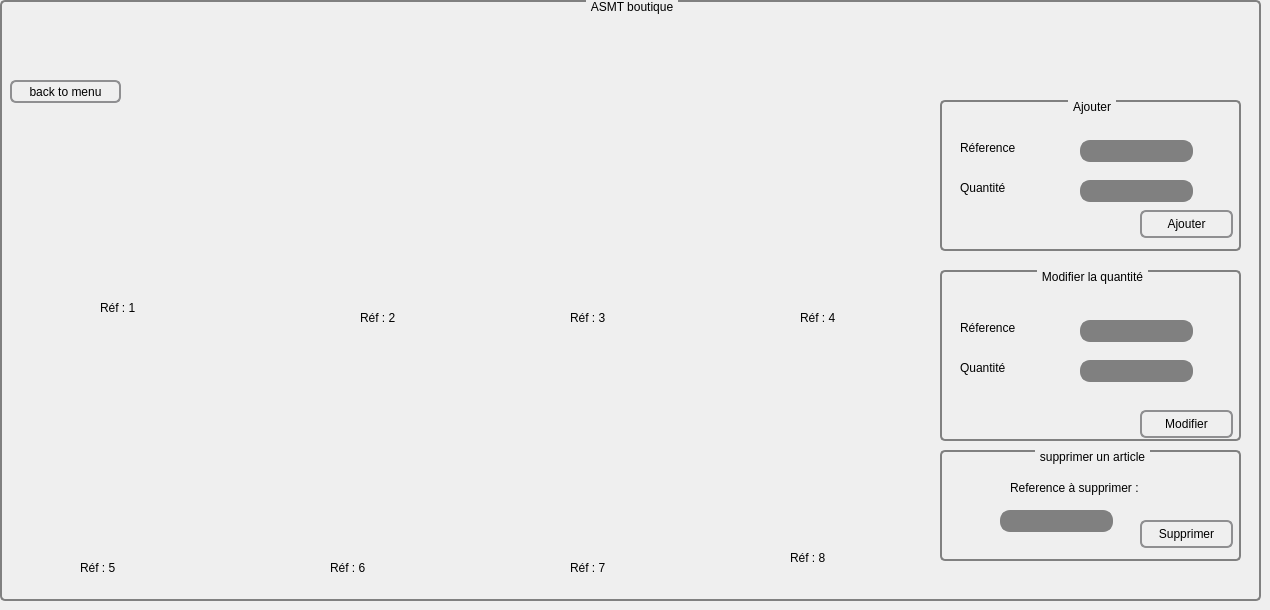
      <widget class="QWidget" name="tab_25">
       <attribute name="title">
        <string>References</string>
       </attribute>
       <widget class="QGroupBox" name="groupBox_25">
        <property name="geometry">
         <rect>
          <x>0</x>
          <y>0</y>
          <width>1261</width>
          <height>601</height>
         </rect>
        </property>
        <property name="styleSheet">
         <string notr="true">QGroupBox {

    background-color: qlineargradient(x1: 0, y1: 0, x2: 0, y2: 1,

                                      stop: 0 #E0E0E0, stop: 1 #FFFFFF);

    border: 2px solid gray;

    border-radius: 5px;

    margin-top: 1ex; /* leave space at the top for the title */

}



QGroupBox::title {

    subcontrol-origin: margin;

    subcontrol-position: top center; /* position at the top center */

    padding: 0 3px;

    background-color: qlineargradient(x1: 0, y1: 0, x2: 0, y2: 1,

                                      stop: 0 #FF0ECE, stop: 1 #FFFFFF);

}</string>
        </property>
        <property name="title">
         <string>ASMT boutique</string>
        </property>
        <widget class="QLabel" name="label_117">
         <property name="geometry">
          <rect>
           <x>10</x>
           <y>10</y>
           <width>81</width>
           <height>51</height>
          </rect>
         </property>
         <property name="styleSheet">
          <string notr="true">image: url(:/ASMT.png);</string>
         </property>
         <property name="text">
          <string/>
         </property>
        </widget>
        <widget class="QLabel" name="label_121">
         <property name="geometry">
          <rect>
           <x>-10</x>
           <y>370</y>
           <width>341</width>
           <height>211</height>
          </rect>
         </property>
         <property name="styleSheet">
          <string notr="true">image: url(:/botiqueTssawer/4.jpg);</string>
         </property>
         <property name="text">
          <string/>
         </property>
        </widget>
        <widget class="QLabel" name="label_118">
         <property name="geometry">
          <rect>
           <x>90</x>
           <y>70</y>
           <width>181</width>
           <height>261</height>
          </rect>
         </property>
         <property name="styleSheet">
          <string notr="true">image: url(:/botiqueTssawer/10.jpg);</string>
         </property>
         <property name="text">
          <string/>
         </property>
        </widget>
        <widget class="QLabel" name="label_119">
         <property name="geometry">
          <rect>
           <x>320</x>
           <y>110</y>
           <width>231</width>
           <height>181</height>
          </rect>
         </property>
         <property name="styleSheet">
          <string notr="true">image: url(:/botiqueTssawer/8.jpg);</string>
         </property>
         <property name="text">
          <string/>
         </property>
        </widget>
        <widget class="QLabel" name="label_120">
         <property name="geometry">
          <rect>
           <x>330</x>
           <y>340</y>
           <width>181</width>
           <height>241</height>
          </rect>
         </property>
         <property name="styleSheet">
          <string notr="true">image: url(:/botiqueTssawer/11.jpg);</string>
         </property>
         <property name="text">
          <string/>
         </property>
        </widget>
        <widget class="QLabel" name="label_122">
         <property name="geometry">
          <rect>
           <x>530</x>
           <y>110</y>
           <width>231</width>
           <height>191</height>
          </rect>
         </property>
         <property name="styleSheet">
          <string notr="true">image: url(:/botiqueTssawer/12.jpg);</string>
         </property>
         <property name="text">
          <string/>
         </property>
        </widget>
        <widget class="QLabel" name="label_123">
         <property name="geometry">
          <rect>
           <x>570</x>
           <y>370</y>
           <width>151</width>
           <height>181</height>
          </rect>
         </property>
         <property name="styleSheet">
          <string notr="true">image: url(:/botiqueTssawer/9.jpg);</string>
         </property>
         <property name="text">
          <string/>
         </property>
        </widget>
        <widget class="QLabel" name="label_124">
         <property name="geometry">
          <rect>
           <x>740</x>
           <y>110</y>
           <width>241</width>
           <height>191</height>
          </rect>
         </property>
         <property name="styleSheet">
          <string notr="true">image: url(:/botiqueTssawer/2.jpg);</string>
         </property>
         <property name="text">
          <string/>
         </property>
        </widget>
        <widget class="QLabel" name="label_125">
         <property name="geometry">
          <rect>
           <x>780</x>
           <y>370</y>
           <width>151</width>
           <height>161</height>
          </rect>
         </property>
         <property name="styleSheet">
          <string notr="true">image: url(:/botiqueTssawer/6.jpg);</string>
         </property>
         <property name="text">
          <string/>
         </property>
        </widget>
        <widget class="QLabel" name="label_126">
         <property name="geometry">
          <rect>
           <x>1040</x>
           <y>125</y>
           <width>141</width>
           <height>31</height>
          </rect>
         </property>
         <property name="text">
          <string/>
         </property>
        </widget>
        <widget class="QGroupBox" name="groupBox_26">
         <property name="geometry">
          <rect>
           <x>940</x>
           <y>270</y>
           <width>301</width>
           <height>171</height>
          </rect>
         </property>
         <property name="title">
          <string>Modifier la quantité</string>
         </property>
         <widget class="QLineEdit" name="lineEdit_Ref">
          <property name="geometry">
           <rect>
            <x>140</x>
            <y>50</y>
            <width>113</width>
            <height>22</height>
           </rect>
          </property>
          <property name="styleSheet">
           <string notr="true">QLineEdit {
    border: 2px solid gray;
    border-radius: 10px;
    padding: 0 8px;
    background: grey;
    selection-background-color: darkgray;
}
</string>
          </property>
         </widget>
         <widget class="QLineEdit" name="lineEdit_Qte">
          <property name="geometry">
           <rect>
            <x>140</x>
            <y>90</y>
            <width>113</width>
            <height>22</height>
           </rect>
          </property>
          <property name="styleSheet">
           <string notr="true">QLineEdit {
    border: 2px solid gray;
    border-radius: 10px;
    padding: 0 8px;
    background: grey;
    selection-background-color: darkgray;
}
</string>
          </property>
         </widget>
         <widget class="QPushButton" name="pushButton_ModifierBoutique">
          <property name="geometry">
           <rect>
            <x>200</x>
            <y>140</y>
            <width>93</width>
            <height>28</height>
           </rect>
          </property>
          <property name="styleSheet">
           <string notr="true">QPushButton {
    border: 2px solid #8f8f91;
    border-radius: 6px;
    background-color: qlineargradient(x1: 0, y1: 0, x2: 0, y2: 1,
                                      stop: 0 #f6f7fa, stop: 1 #dadbde);
    min-width: 80px;
}

QPushButton:pressed {
    background-color: qlineargradient(x1: 0, y1: 0, x2: 0, y2: 1,
                                      stop: 0 #dadbde, stop: 1 #f6f7fa);
}

QPushButton:flat {
    border: none; /* no border for a flat push button */
}

QPushButton:default {
    border-color: navy; /* make the default button prominent */
}</string>
          </property>
          <property name="text">
           <string>Modifier</string>
          </property>
          <property name="icon">
           <iconset resource="imagee.qrc">
            <normaloff>:/modifier.png</normaloff>:/modifier.png</iconset>
          </property>
         </widget>
         <widget class="QLabel" name="label_127">
          <property name="geometry">
           <rect>
            <x>20</x>
            <y>50</y>
            <width>71</width>
            <height>16</height>
           </rect>
          </property>
          <property name="text">
           <string>Réference</string>
          </property>
         </widget>
         <widget class="QLabel" name="label_128">
          <property name="geometry">
           <rect>
            <x>20</x>
            <y>90</y>
            <width>55</width>
            <height>16</height>
           </rect>
          </property>
          <property name="text">
           <string>Quantité</string>
          </property>
         </widget>
        </widget>
        <widget class="QGroupBox" name="groupBox_27">
         <property name="geometry">
          <rect>
           <x>940</x>
           <y>450</y>
           <width>301</width>
           <height>111</height>
          </rect>
         </property>
         <property name="title">
          <string>supprimer un article</string>
         </property>
         <widget class="QLineEdit" name="lineEdit_SupRef">
          <property name="geometry">
           <rect>
            <x>60</x>
            <y>60</y>
            <width>113</width>
            <height>22</height>
           </rect>
          </property>
          <property name="styleSheet">
           <string notr="true">QLineEdit {
    border: 2px solid gray;
    border-radius: 10px;
    padding: 0 8px;
    background: grey;
    selection-background-color: darkgray;
}
</string>
          </property>
         </widget>
         <widget class="QPushButton" name="pushButtonSupprimerBoutique">
          <property name="geometry">
           <rect>
            <x>200</x>
            <y>70</y>
            <width>93</width>
            <height>28</height>
           </rect>
          </property>
          <property name="styleSheet">
           <string notr="true">QPushButton {
    border: 2px solid #8f8f91;
    border-radius: 6px;
    background-color: qlineargradient(x1: 0, y1: 0, x2: 0, y2: 1,
                                      stop: 0 #f6f7fa, stop: 1 #dadbde);
    min-width: 80px;
}

QPushButton:pressed {
    background-color: qlineargradient(x1: 0, y1: 0, x2: 0, y2: 1,
                                      stop: 0 #dadbde, stop: 1 #f6f7fa);
}

QPushButton:flat {
    border: none; /* no border for a flat push button */
}

QPushButton:default {
    border-color: navy; /* make the default button prominent */
}</string>
          </property>
          <property name="text">
           <string>Supprimer</string>
          </property>
          <property name="icon">
           <iconset resource="imagee.qrc">
            <normaloff>:/delete.png</normaloff>:/delete.png</iconset>
          </property>
         </widget>
         <widget class="QLabel" name="label_129">
          <property name="geometry">
           <rect>
            <x>70</x>
            <y>30</y>
            <width>161</width>
            <height>16</height>
           </rect>
          </property>
          <property name="text">
           <string>Reference à supprimer :</string>
          </property>
         </widget>
        </widget>
        <widget class="QLabel" name="label_130">
         <property name="geometry">
          <rect>
           <x>100</x>
           <y>300</y>
           <width>55</width>
           <height>16</height>
          </rect>
         </property>
         <property name="text">
          <string>Réf : 1</string>
         </property>
        </widget>
        <widget class="QLabel" name="label_131">
         <property name="geometry">
          <rect>
           <x>360</x>
           <y>310</y>
           <width>55</width>
           <height>16</height>
          </rect>
         </property>
         <property name="text">
          <string>Réf : 2</string>
         </property>
        </widget>
        <widget class="QLabel" name="label_132">
         <property name="geometry">
          <rect>
           <x>570</x>
           <y>310</y>
           <width>55</width>
           <height>16</height>
          </rect>
         </property>
         <property name="text">
          <string>Réf : 3</string>
         </property>
        </widget>
        <widget class="QLabel" name="label_133">
         <property name="geometry">
          <rect>
           <x>80</x>
           <y>560</y>
           <width>55</width>
           <height>16</height>
          </rect>
         </property>
         <property name="text">
          <string>Réf : 5</string>
         </property>
        </widget>
        <widget class="QLabel" name="label_134">
         <property name="geometry">
          <rect>
           <x>330</x>
           <y>560</y>
           <width>55</width>
           <height>16</height>
          </rect>
         </property>
         <property name="text">
          <string>Réf : 6</string>
         </property>
        </widget>
        <widget class="QLabel" name="label_135">
         <property name="geometry">
          <rect>
           <x>570</x>
           <y>560</y>
           <width>55</width>
           <height>16</height>
          </rect>
         </property>
         <property name="text">
          <string>Réf : 7</string>
         </property>
        </widget>
        <widget class="QLabel" name="label_136">
         <property name="geometry">
          <rect>
           <x>800</x>
           <y>310</y>
           <width>55</width>
           <height>16</height>
          </rect>
         </property>
         <property name="text">
          <string>Réf : 4</string>
         </property>
        </widget>
        <widget class="QLabel" name="label_137">
         <property name="geometry">
          <rect>
           <x>790</x>
           <y>550</y>
           <width>55</width>
           <height>16</height>
          </rect>
         </property>
         <property name="text">
          <string>Réf : 8</string>
         </property>
        </widget>
        <widget class="QGroupBox" name="groupBox_29">
         <property name="geometry">
          <rect>
           <x>940</x>
           <y>100</y>
           <width>301</width>
           <height>151</height>
          </rect>
         </property>
         <property name="title">
          <string>Ajouter</string>
         </property>
         <widget class="QLabel" name="label_139">
          <property name="geometry">
           <rect>
            <x>20</x>
            <y>40</y>
            <width>71</width>
            <height>16</height>
           </rect>
          </property>
          <property name="text">
           <string>Réference</string>
          </property>
         </widget>
         <widget class="QLineEdit" name="lineEdit_Ref_2">
          <property name="geometry">
           <rect>
            <x>140</x>
            <y>40</y>
            <width>113</width>
            <height>22</height>
           </rect>
          </property>
          <property name="styleSheet">
           <string notr="true">QLineEdit {
    border: 2px solid gray;
    border-radius: 10px;
    padding: 0 8px;
    background: grey;
    selection-background-color: darkgray;
}
</string>
          </property>
         </widget>
         <widget class="QLineEdit" name="lineEdit_Qte_2">
          <property name="geometry">
           <rect>
            <x>140</x>
            <y>80</y>
            <width>113</width>
            <height>22</height>
           </rect>
          </property>
          <property name="styleSheet">
           <string notr="true">QLineEdit {
    border: 2px solid gray;
    border-radius: 10px;
    padding: 0 8px;
    background: grey;
    selection-background-color: darkgray;
}
</string>
          </property>
         </widget>
         <widget class="QLabel" name="label_140">
          <property name="geometry">
           <rect>
            <x>20</x>
            <y>80</y>
            <width>55</width>
            <height>16</height>
           </rect>
          </property>
          <property name="text">
           <string>Quantité</string>
          </property>
         </widget>
         <widget class="QPushButton" name="pushButton_ajouterBoutique">
          <property name="geometry">
           <rect>
            <x>200</x>
            <y>110</y>
            <width>93</width>
            <height>28</height>
           </rect>
          </property>
          <property name="styleSheet">
           <string notr="true">QPushButton {
    border: 2px solid #8f8f91;
    border-radius: 6px;
    background-color: qlineargradient(x1: 0, y1: 0, x2: 0, y2: 1,
                                      stop: 0 #f6f7fa, stop: 1 #dadbde);
    min-width: 80px;
}

QPushButton:pressed {
    background-color: qlineargradient(x1: 0, y1: 0, x2: 0, y2: 1,
                                      stop: 0 #dadbde, stop: 1 #f6f7fa);
}

QPushButton:flat {
    border: none; /* no border for a flat push button */
}

QPushButton:default {
    border-color: navy; /* make the default button prominent */
}</string>
          </property>
          <property name="text">
           <string>Ajouter</string>
          </property>
          <property name="icon">
           <iconset resource="imagee.qrc">
            <normaloff>:/verifier.png</normaloff>:/verifier.png</iconset>
          </property>
         </widget>
        </widget>
        <widget class="QPushButton" name="retour_menu_3">
         <property name="geometry">
          <rect>
           <x>10</x>
           <y>80</y>
           <width>111</width>
           <height>23</height>
          </rect>
         </property>
         <property name="styleSheet">
          <string notr="true">QPushButton {
    border: 2px solid #8f8f91;
    border-radius: 6px;
    background-color: qlineargradient(x1: 0, y1: 0, x2: 0, y2: 1,
                                      stop: 0 #f6f7fa, stop: 1 #dadbde);
    min-width: 80px;
}

QPushButton:pressed {
    background-color: qlineargradient(x1: 0, y1: 0, x2: 0, y2: 1,
                                      stop: 0 #dadbde, stop: 1 #f6f7fa);
}

QPushButton:flat {
    border: none; /* no border for a flat push button */
}

QPushButton:default {
    border-color: navy; /* make the default button prominent */
}
</string>
         </property>
         <property name="text">
          <string>back to menu</string>
         </property>
         <property name="icon">
          <iconset resource="imagee.qrc">
           <normaloff>:/back.png</normaloff>:/back.png</iconset>
         </property>
        </widget>
       </widget>
      </widget>
